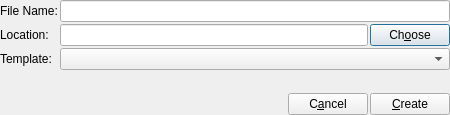
<?xml version="1.0" encoding="UTF-8"?>
<ui version="4.0">
 <class>NewFromTemplateDialog</class>
 <widget class="QDialog" name="NewFromTemplateDialog">
  <property name="windowModality">
   <enum>Qt::WindowModal</enum>
  </property>
  <property name="geometry">
   <rect>
    <x>0</x>
    <y>0</y>
    <width>450</width>
    <height>115</height>
   </rect>
  </property>
  <property name="windowTitle">
   <string>New From Template</string>
  </property>
  <layout class="QVBoxLayout" name="verticalLayout">
   <property name="spacing">
    <number>2</number>
   </property>
   <property name="margin">
    <number>0</number>
   </property>
   <item>
    <layout class="QFormLayout" name="formLayout_2">
     <item row="2" column="0">
      <widget class="QLabel" name="label_3">
       <property name="text">
        <string>Template:</string>
       </property>
      </widget>
     </item>
     <item row="1" column="0">
      <widget class="QLabel" name="label_2">
       <property name="text">
        <string>Location:</string>
       </property>
      </widget>
     </item>
     <item row="1" column="1">
      <layout class="QHBoxLayout" name="horizontalLayout_5">
       <item>
        <widget class="QLineEdit" name="lineLocation"/>
       </item>
       <item>
        <widget class="QPushButton" name="buttonChoose">
         <property name="text">
          <string>Ch&amp;oose</string>
         </property>
        </widget>
       </item>
      </layout>
     </item>
     <item row="0" column="0">
      <widget class="QLabel" name="label">
       <property name="text">
        <string>File Name:</string>
       </property>
      </widget>
     </item>
     <item row="0" column="1">
      <widget class="QLineEdit" name="lineFileName"/>
     </item>
     <item row="2" column="1">
      <widget class="QComboBox" name="comboTemplates"/>
     </item>
    </layout>
   </item>
   <item>
    <layout class="QHBoxLayout" name="horizontalLayout">
     <item>
      <spacer name="horizontalSpacer">
       <property name="orientation">
        <enum>Qt::Horizontal</enum>
       </property>
       <property name="sizeHint" stdset="0">
        <size>
         <width>40</width>
         <height>20</height>
        </size>
       </property>
      </spacer>
     </item>
     <item>
      <widget class="QPushButton" name="buttonCancel">
       <property name="text">
        <string>C&amp;ancel</string>
       </property>
       <property name="icon">
        <iconset resource="../resources.qrc">
         <normaloff>:/icons/actions/dialog-cancel.png</normaloff>:/icons/actions/dialog-cancel.png</iconset>
       </property>
      </widget>
     </item>
     <item>
      <widget class="QPushButton" name="buttonCreate">
       <property name="text">
        <string>&amp;Create</string>
       </property>
       <property name="icon">
        <iconset resource="../resources.qrc">
         <normaloff>:/icons/actions/document-new.png</normaloff>:/icons/actions/document-new.png</iconset>
       </property>
      </widget>
     </item>
    </layout>
   </item>
  </layout>
 </widget>
 <tabstops>
  <tabstop>lineFileName</tabstop>
  <tabstop>lineLocation</tabstop>
  <tabstop>comboTemplates</tabstop>
  <tabstop>buttonChoose</tabstop>
  <tabstop>buttonCreate</tabstop>
  <tabstop>buttonCancel</tabstop>
 </tabstops>
 <resources>
  <include location="../resources.qrc"/>
 </resources>
 <connections>
  <connection>
   <sender>buttonCancel</sender>
   <signal>clicked()</signal>
   <receiver>NewFromTemplateDialog</receiver>
   <slot>reject()</slot>
   <hints>
    <hint type="sourcelabel">
     <x>353</x>
     <y>110</y>
    </hint>
    <hint type="destinationlabel">
     <x>108</x>
     <y>170</y>
    </hint>
   </hints>
  </connection>
 </connections>
</ui>
